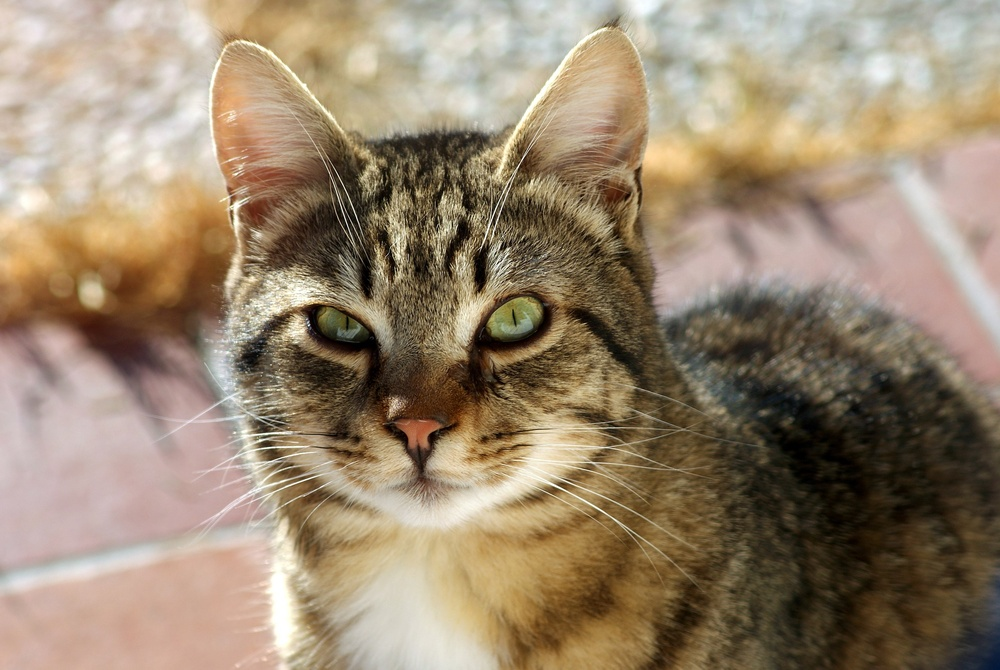
%> input picture Cat_2.jpg, 1000 x 670 px, shrunk from 2560 x 1714 before the run
$ octave question_9.m   (GNU Octave 9; MATLAB toolbox functions it lacks are replaced by stand-ins)
%> lines starting %> are read from the running program, lines starting %| are printed output that depends on the picture
pkg load image

img = imread('Cat_2.jpg');
%> img is the input picture: size 670x1000x3 uint8; mean R, G, B 152.8, 134.8, 111.9

% Convert to grayscale
gray = rgb2gray(img);
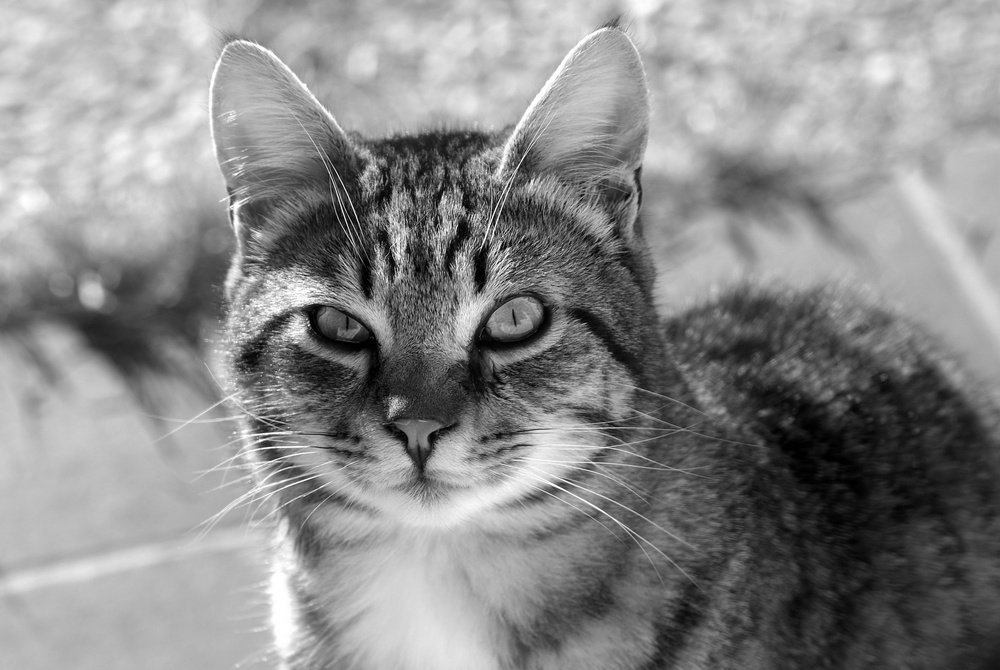
%> gray: size 670x1000 uint8; min 0, max 255, mean 137.6

% Convert to HSV
hsv_img = rgb2hsv(img);
%> hsv_img: size 670x1000x3 double; mean H, S, V 0.12, 0.329, 0.601

% Convert back to RGB from HSV (for visualization)
hsv_rgb = hsv2rgb(hsv_img);

% Display all
figure;
subplot(2,2,1); imshow(img); title('Original RGB');
subplot(2,2,2); imshow(gray); title('Grayscale');
subplot(2,2,3); imshow(hsv_rgb); title('HSV -> RGB');

% Simulated CMYK (not true CMYK, but illustrative)
C = 255 - double(img(:,:,1));
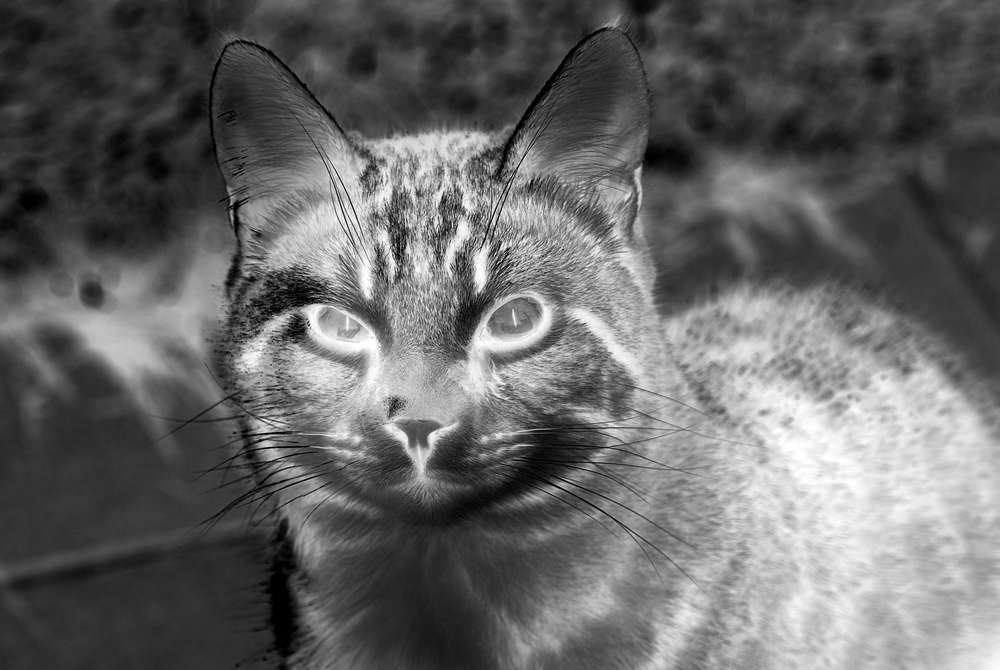
%> C: size 670x1000 double; min 0, max 255, mean 102.2
M = 255 - double(img(:,:,2));
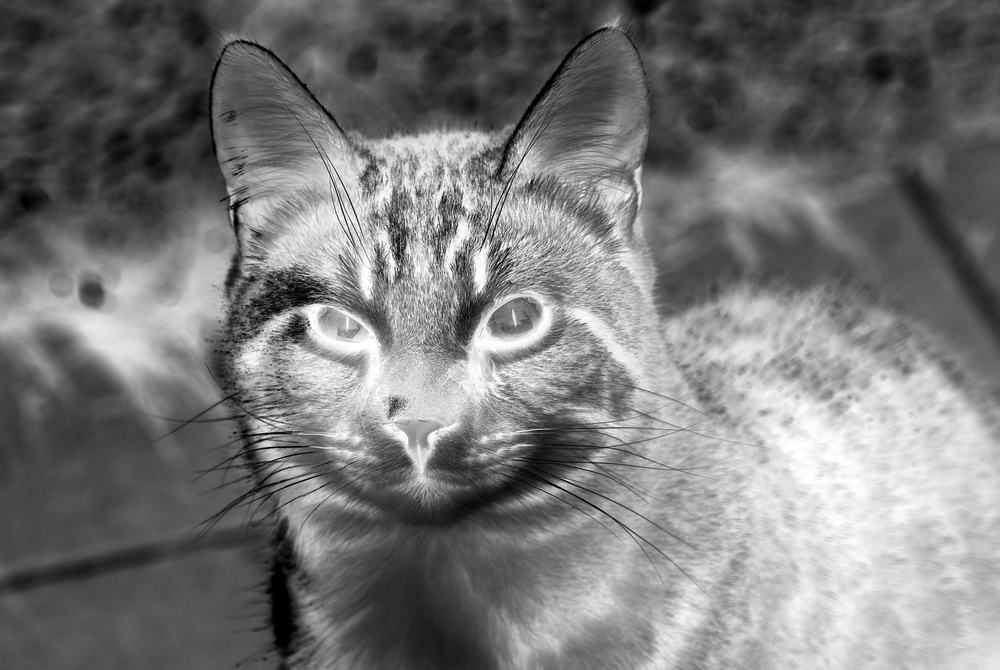
%> M: size 670x1000 double; min 0, max 255, mean 120.2
Y = 255 - double(img(:,:,3));
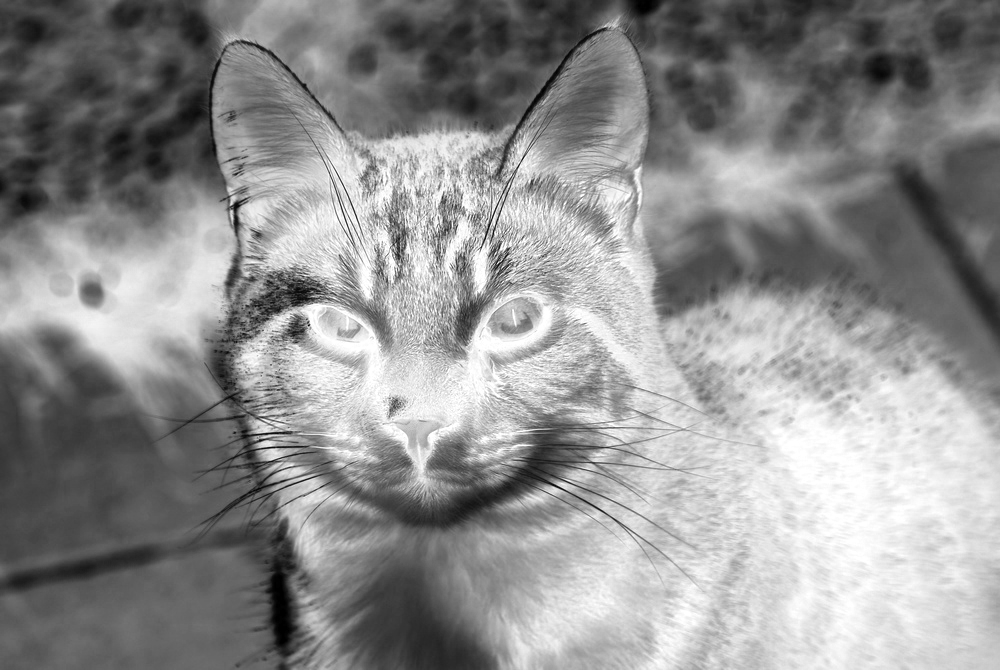
%> Y: size 670x1000 double; min 0, max 255, mean 143.1
K = min(cat(3, C, M, Y), [], 3);

CMY = uint8(cat(3, C, M, Y));
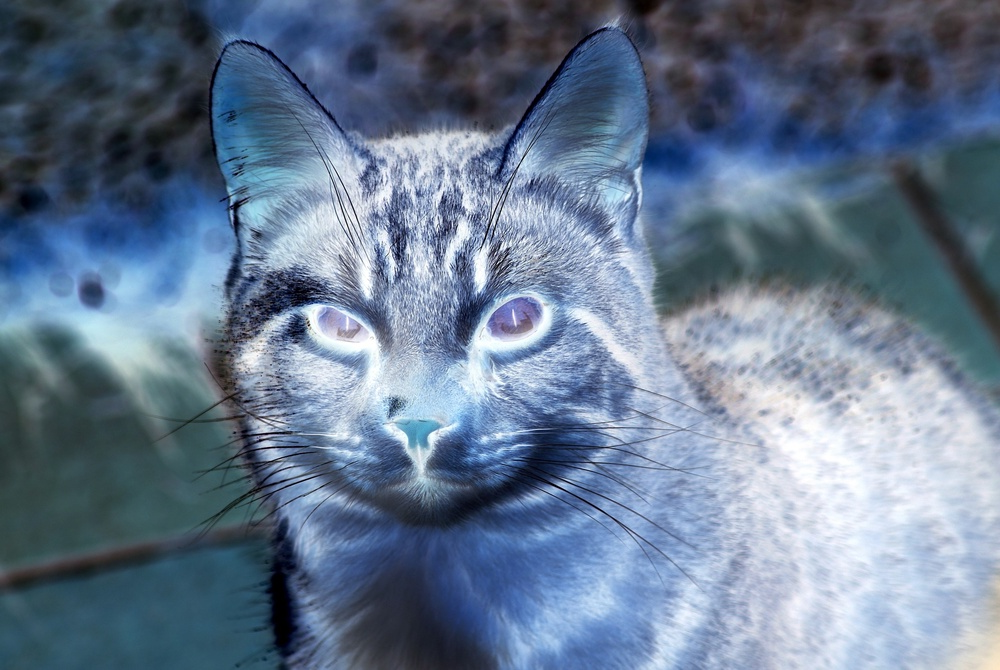
%> CMY: size 670x1000x3 uint8; mean R, G, B 102.2, 120.2, 143.1
figure;
imshow(CMY); title('Simulated CMY View');

$ run again, with Cat_1.jpg copied over Cat_2.jpg
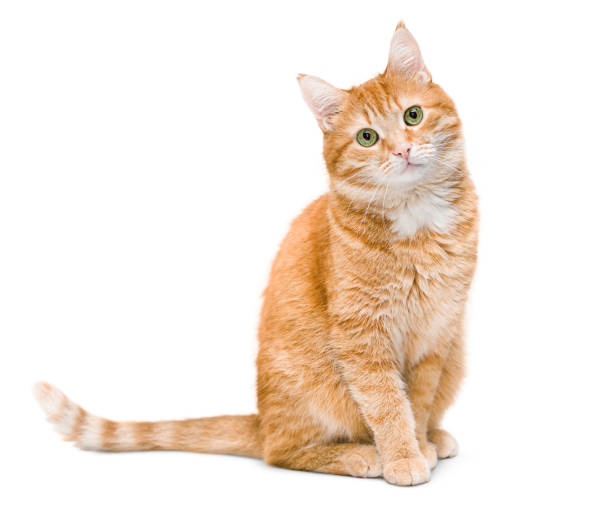
%> input picture Cat_1.jpg, 612 x 531 px
%> img is the input picture: size 531x612x3 uint8; mean R, G, B 245.6, 234.5, 224.7
%> hsv_img: size 531x612x3 double; mean H, S, V 0.0254, 0.0979, 0.963
%> `Y = 255 - double(img(:,:,3));`:
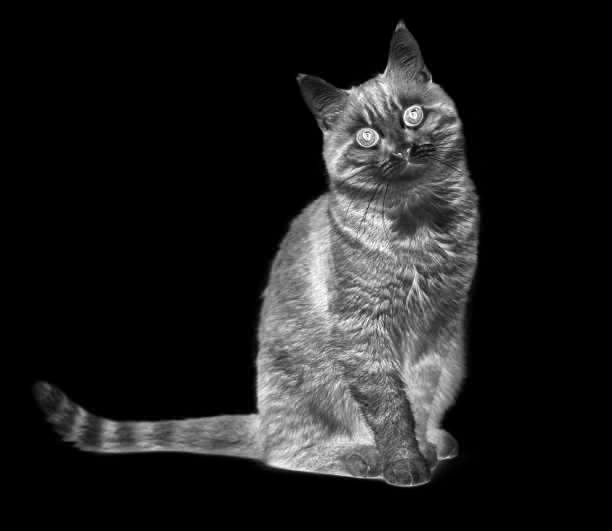
%> Y: size 531x612 double; min 0, max 255, mean 30.3
%> `CMY = uint8(cat(3, C, M, Y));`:
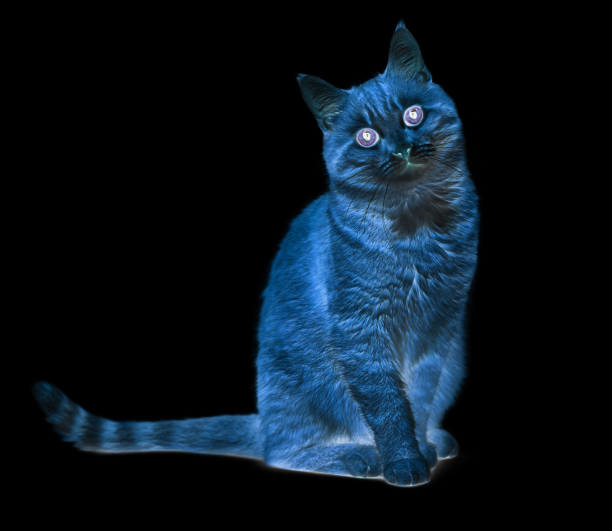
%> CMY: size 531x612x3 uint8; mean R, G, B 9.4, 20.5, 30.3
